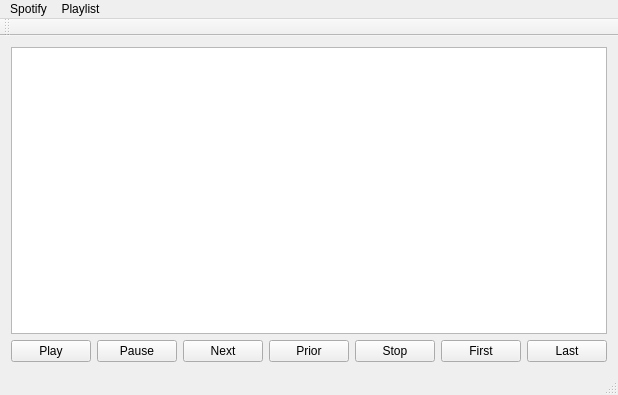
<?xml version="1.0" encoding="UTF-8"?>
<ui version="4.0">
 <class>MainWindow</class>
 <widget class="QMainWindow" name="MainWindow">
  <property name="geometry">
   <rect>
    <x>0</x>
    <y>0</y>
    <width>542</width>
    <height>395</height>
   </rect>
  </property>
  <property name="windowTitle">
   <string>Spotify Playlist</string>
  </property>
  <widget class="QWidget" name="centralWidget">
   <layout class="QVBoxLayout" name="verticalLayout">
    <item>
     <widget class="QListWidget" name="lwPlaylistMusic">
      <property name="selectionMode">
       <enum>QAbstractItemView::MultiSelection</enum>
      </property>
     </widget>
    </item>
    <item>
     <layout class="QHBoxLayout" name="horizontalLayout">
      <item>
       <widget class="QPushButton" name="pushButton">
        <property name="text">
         <string>Play</string>
        </property>
       </widget>
      </item>
      <item>
       <widget class="QPushButton" name="pushButton_2">
        <property name="text">
         <string>Pause</string>
        </property>
       </widget>
      </item>
      <item>
       <widget class="QPushButton" name="pushButton_4">
        <property name="text">
         <string>Next</string>
        </property>
       </widget>
      </item>
      <item>
       <widget class="QPushButton" name="pushButton_3">
        <property name="text">
         <string>Prior</string>
        </property>
       </widget>
      </item>
      <item>
       <widget class="QPushButton" name="pushButton_5">
        <property name="text">
         <string>Stop</string>
        </property>
       </widget>
      </item>
      <item>
       <widget class="QPushButton" name="pushButton_7">
        <property name="text">
         <string>First</string>
        </property>
       </widget>
      </item>
      <item>
       <widget class="QPushButton" name="pushButton_6">
        <property name="text">
         <string>Last</string>
        </property>
       </widget>
      </item>
     </layout>
    </item>
   </layout>
  </widget>
  <widget class="QMenuBar" name="menuBar">
   <property name="geometry">
    <rect>
     <x>0</x>
     <y>0</y>
     <width>542</width>
     <height>22</height>
    </rect>
   </property>
   <widget class="QMenu" name="menuPlaylist">
    <property name="title">
     <string>Playlist</string>
    </property>
    <addaction name="actionNova"/>
    <addaction name="actionAbrir"/>
    <addaction name="actionSalvar"/>
   </widget>
   <widget class="QMenu" name="menuSpotify">
    <property name="title">
     <string>Spotify</string>
    </property>
    <addaction name="actionLogin"/>
    <addaction name="actionLogout"/>
    <addaction name="separator"/>
    <addaction name="actionSearch"/>
   </widget>
   <addaction name="menuSpotify"/>
   <addaction name="menuPlaylist"/>
  </widget>
  <widget class="QToolBar" name="mainToolBar">
   <property name="enabled">
    <bool>true</bool>
   </property>
   <attribute name="toolBarArea">
    <enum>TopToolBarArea</enum>
   </attribute>
   <attribute name="toolBarBreak">
    <bool>false</bool>
   </attribute>
  </widget>
  <widget class="QStatusBar" name="statusBar"/>
  <action name="actionNova">
   <property name="text">
    <string>New</string>
   </property>
  </action>
  <action name="actionAbrir">
   <property name="text">
    <string>Open</string>
   </property>
  </action>
  <action name="actionSalvar">
   <property name="text">
    <string>Save</string>
   </property>
  </action>
  <action name="actionSair">
   <property name="text">
    <string>Sair</string>
   </property>
  </action>
  <action name="actionLogin">
   <property name="text">
    <string>Login</string>
   </property>
  </action>
  <action name="actionLogout">
   <property name="text">
    <string>Logout</string>
   </property>
  </action>
  <action name="actionQuit">
   <property name="text">
    <string>Quit</string>
   </property>
  </action>
  <action name="actionPlay">
   <property name="text">
    <string>Play</string>
   </property>
  </action>
  <action name="actionPause">
   <property name="text">
    <string>Pause</string>
   </property>
  </action>
  <action name="actionStop">
   <property name="text">
    <string>Stop</string>
   </property>
  </action>
  <action name="actionSearch">
   <property name="text">
    <string>Search</string>
   </property>
  </action>
  <action name="actionSave_as">
   <property name="text">
    <string>Save as ...</string>
   </property>
  </action>
 </widget>
 <layoutdefault spacing="6" margin="11"/>
 <resources/>
 <connections/>
</ui>
